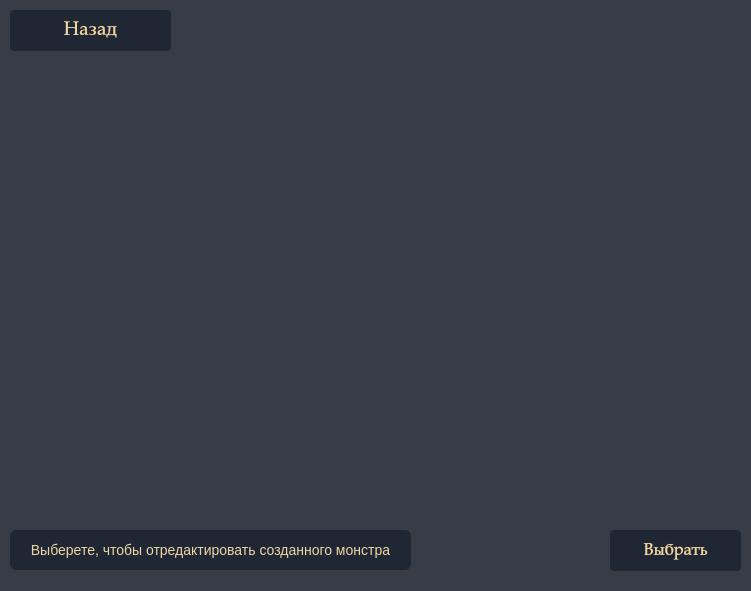
   <widget class="QFrame" name="Choose_Editing">
    <property name="geometry">
     <rect>
      <x>630</x>
      <y>290</y>
      <width>751</width>
      <height>591</height>
     </rect>
    </property>
    <property name="styleSheet">
     <string notr="true">/* ======================================================== */
/* ТВОЙ ТЕКУЩИЙ КОД ДЛЯ ФРЕЙМА                              */
/* ======================================================== */
QFrame {
    background-color: rgb(55, 60, 70);
    border-radius: 10px; 
    border: none !important;
}

QFrame QLabel {
    color: rgb(240, 213, 163);
    font-family: &quot;Palatino Linotype&quot;;
}

/* ======================================================== */
/* НАСТРОЙКА LISTWIDGET (ФОН И ТЕКСТ)                       */
/* ======================================================== */
QListWidget {
    background-color: transparent; /* Чтобы фон фрейма просвечивал */
    border: none !important;
    color: rgb(240, 213, 163);
    font-family: &quot;Palatino Linotype&quot;;
    font-size: 14px;
    outline: 0; /* Убирает пунктирную рамку фокуса */
}

/* ======================================================== */
/* 🛠 ПОЛЗУНОК ДЛЯ LISTWIDGET (КАК У SCROLLAREA)            */
/* ======================================================== */

/* 1. Дорожка */
QListWidget QScrollBar:vertical {
    background-color: rgb(233, 227, 212); 
    width: 10px;                         
    margin: 0px; 
    border-radius: 5px;                  
    border: none !important;
}

/* 2. Сам бегунок */
QListWidget QScrollBar::handle:vertical {
    background-color: rgb(46, 64, 87);   
    min-height: 30px;                    
    border-radius: 5px;                  
    margin: 0px; 
    border: none !important; 
}

/* 3. Наведение */
QListWidget QScrollBar::handle:vertical:hover {
    background-color: rgb(240, 213, 163); 
}

/* 4. Зажатие */
QListWidget QScrollBar::handle:vertical:pressed {
    background-color: rgb(31, 39, 53);     
}

/* 5. Убираем стрелочки */
QListWidget QScrollBar::sub-line:vertical, 
QListWidget QScrollBar::add-line:vertical {
    border: none;
    background: none;
    height: 0px;
}

QListWidget QScrollBar::up-arrow:vertical, 
QListWidget QScrollBar::down-arrow:vertical {
    border: none;
    background: none;
    height: 0px;
}

/* Убираем системный белый фон с пустых областей */
QListWidget QScrollBar::add-page:vertical, 
QListWidget QScrollBar::sub-page:vertical {
    background: transparent;
}
</string>
    </property>
    <property name="frameShape">
     <enum>QFrame::Shape::StyledPanel</enum>
    </property>
    <property name="frameShadow">
     <enum>QFrame::Shadow::Raised</enum>
    </property>
    <widget class="QListWidget" name="listWidget_ChooseEditing">
     <property name="geometry">
      <rect>
       <x>10</x>
       <y>60</y>
       <width>731</width>
       <height>451</height>
      </rect>
     </property>
     <property name="styleSheet">
      <string notr="true">/* ======================================================== */
/* 1. ИЗМЕНЕНО: ПРОЗРАЧНАЯ ПОДЛОЖКА СПИСКА                  */
/* ======================================================== */
QListWidget {
    /* Полностью прозрачный фон */
    background-color: transparent; 
    
    /* Сбрасываем нативный стиль Windows */
    border-style: solid;
    border: none !important;              
    
    /* Очистили отступы, чтобы плашки не сжимались внутри белого бокса */
    padding: 0px;    
    outline: 0 !important;                           
}

/* ======================================================== */
/* 2. НАСТРОЙКА ПЛАШЕК-ПОДКЛАССОВ ПО УМОЛЧАНИЮ              */
/* ======================================================== */
QListWidget::item {
    background-color: rgb(31, 39, 53);  
    color: rgb(240, 213, 163);          
    border-radius: 6px;                 
    padding: 10px 14px;                 
    margin-bottom: 8px;                 
    
    font-family: &quot;Palatino Linotype&quot;;   
    font-size: 13px;
    font-weight: bold;
    
    border: none !important;
}

/* ======================================================== */
/* 3. ЭФФЕКТ ПРИ НАВЕДЕНИИ КУРСОРA                          */
/* ======================================================== */
QListWidget::item:hover {
    background-color: rgb(50, 65, 87) !important;  
    color: rgb(240, 213, 163) !important;
    border: none !important;
}

/* ======================================================== */
/* 4. ЭФФЕКТ ПРИ ВЫДЕЛЕНИИ / НАЖАТИИ (ТЕМНЕЕТ)              */
/* ======================================================== */
QListWidget::item:selected, 
QListWidget::item:selected:active,
QListWidget::item:selected:focus {
    /* Глубокий бархатный полуночный тон */
    background-color: rgb(20, 26, 36) !important;  
    
    /* Приглушенное благородное золото для темного фонда */
    color: rgb(230, 205, 155) !important; 
    border: none !important;
}

/* ======================================================== */
/* 5. ГЛОБАЛЬНЫЙ ПРЕДОХРАНИТЕЛЬ ДЛЯ ВЫДЕЛЕНИЯ QT            */
/* ======================================================== */
QListWidget {
    selection-background-color: rgb(20, 26, 36);
    selection-color: rgb(230, 205, 155);
}</string>
     </property>
    </widget>
    <widget class="QLabel" name="Pros_ChooseEditing">
     <property name="geometry">
      <rect>
       <x>10</x>
       <y>530</y>
       <width>401</width>
       <height>40</height>
      </rect>
     </property>
     <property name="minimumSize">
      <size>
       <width>159</width>
       <height>40</height>
      </size>
     </property>
     <property name="maximumSize">
      <size>
       <width>500</width>
       <height>40</height>
      </size>
     </property>
     <property name="styleSheet">
      <string notr="true">QLabel {
    /* Заливка цветом с картинки */
    background-color: rgb(31, 39, 53);  
    
    /* Вспышка золота для текста и наш глобальный шрифт */
    color: rgb(240, 213, 163);
    font-family: &quot;Palatino Linotype&quot;;
    font-size: 14px; /* При необходимости подправьте размер */
    
    /* Скругление углов */
    border-radius: 6px;
    
    /* Внутренние отступы: 5px сверху/снизу, 10px слева/справа */
    padding: 5px 10px;
    
    /* Защита от системных рамок */
    border: none !important;
}</string>
     </property>
     <property name="text">
      <string>Выберете, чтобы отредактировать созданного монстра</string>
     </property>
     <property name="alignment">
      <set>Qt::AlignmentFlag::AlignCenter</set>
     </property>
    </widget>
    <widget class="QPushButton" name="pushButton_ChooseEditing">
     <property name="geometry">
      <rect>
       <x>610</x>
       <y>530</y>
       <width>131</width>
       <height>41</height>
      </rect>
     </property>
     <property name="font">
      <font>
       <family>Palatino Linotype</family>
       <pointsize>13</pointsize>
      </font>
     </property>
     <property name="styleSheet">
      <string notr="true">QPushButton {
    background-color: rgb(31, 39, 53);  /* Тёмно-синий цвет, как у кнопок классов */
    color: rgb(240, 213, 163);          /* Яркое золото для текста */
    border: none;                       /* Убираем рамки, чтобы была сплошная заливка */
    border-radius: 4px;                 /* Прямые углы в стиль вашей поисковой строки */
    padding: 6px 18px;                  /* Внутренние отступы */
}

/* Эффект при наведении мышки */
QPushButton:hover {
    background-color: rgb(45, 56, 76);  /* Кнопка становится чуть светлее */
}

/* Эффект при нажатии (Шаг 3 из нашего плана) */
QPushButton:pressed {
    background-color: rgb(45, 56, 76);  /* Темнеет в цвет главного фона */
    color: rgb(212, 163, 89);           /* Золото текста загорается ярче */
}</string>
     </property>
     <property name="text">
      <string>Выбрать</string>
     </property>
    </widget>
    <widget class="QPushButton" name="pushButton_BackChooseEditing">
     <property name="geometry">
      <rect>
       <x>10</x>
       <y>10</y>
       <width>161</width>
       <height>41</height>
      </rect>
     </property>
     <property name="font">
      <font>
       <family>Palatino Linotype</family>
       <pointsize>14</pointsize>
      </font>
     </property>
     <property name="styleSheet">
      <string notr="true">QPushButton {
    background-color: rgb(31, 39, 53);  /* Тёмно-синий цвет, как у кнопок классов */
    color: rgb(240, 213, 163);          /* Яркое золото для текста */
    border: none;                       /* Убираем рамки, чтобы была сплошная заливка */
    border-radius: 4px;                 /* Прямые углы в стиль вашей поисковой строки */
    padding: 6px 18px;                  /* Внутренние отступы */
}

/* Эффект при наведении мышки */
QPushButton:hover {
    background-color: rgb(45, 56, 76);  /* Кнопка становится чуть светлее */
}

/* Эффект при нажатии (Шаг 3 из нашего плана) */
QPushButton:pressed {
    background-color: rgb(45, 56, 76);  /* Темнеет в цвет главного фона */
    color: rgb(212, 163, 89);           /* Золото текста загорается ярче */
}</string>
     </property>
     <property name="text">
      <string>Назад</string>
     </property>
    </widget>
   </widget>
